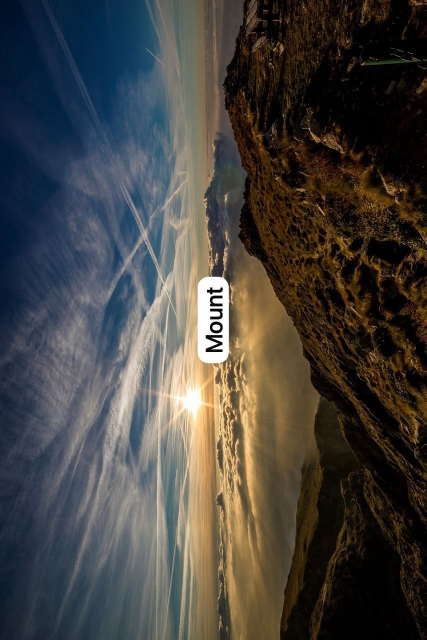
%> input picture Hybrid_JPEG_Compression/collection/image1.jpg, 853 x 1280 px (shown at 1/2 size); the run also reads 1 picture not shown here
$ octave untitled.m   (GNU Octave 9; MATLAB toolbox functions it lacks are replaced by stand-ins)
%> lines starting %> are read from the running program, lines starting %| are printed output that depends on the picture
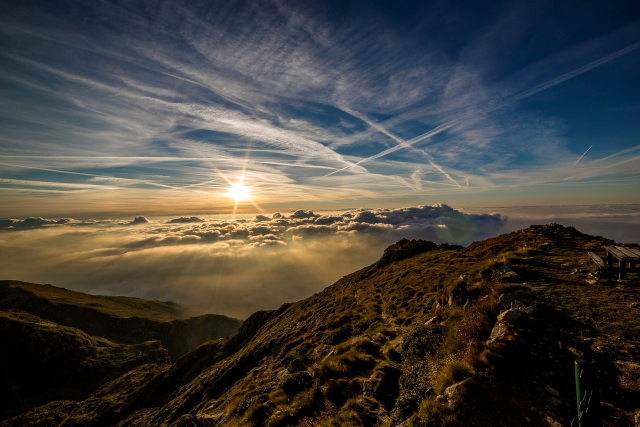
%> input picture Hybrid_JPEG_Compression/collection/image2.jpg, 1280 x 853 px (shown at 1/2 size)
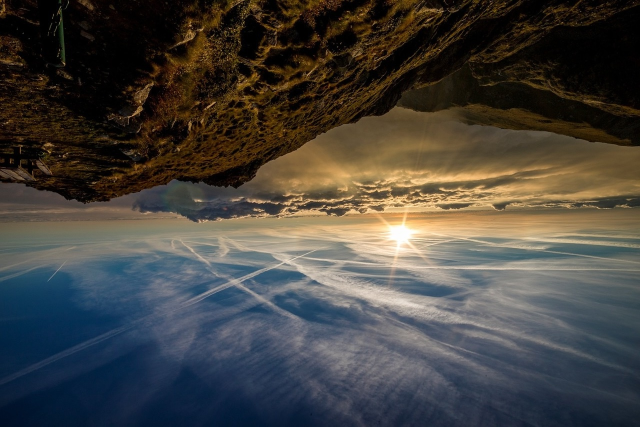
%> input picture Hybrid_JPEG_Compression/collection/image3.jpg, 1280 x 853 px (shown at 1/2 size)
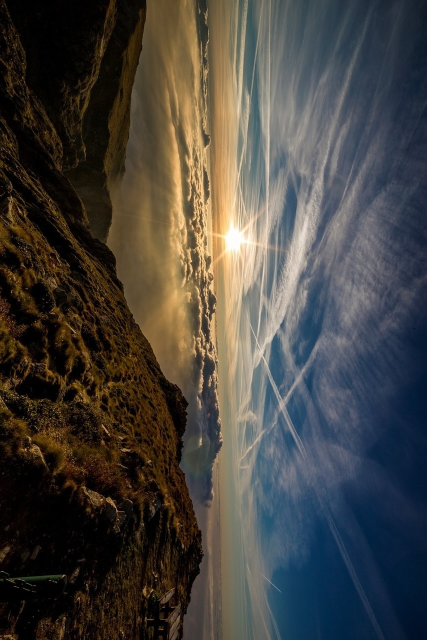
%> input picture Hybrid_JPEG_Compression/collection/image4.jpg, 853 x 1280 px (shown at 1/2 size)
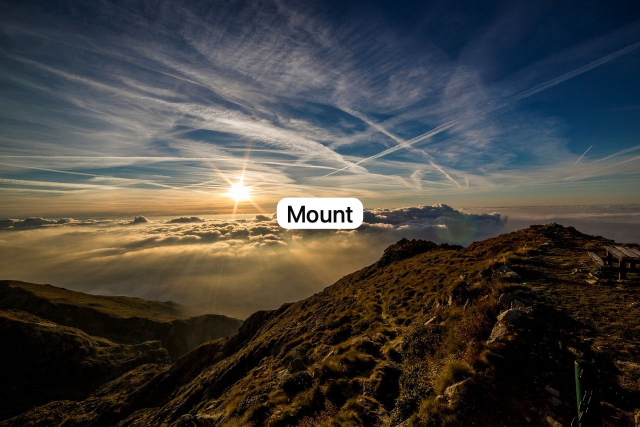
%> input picture Hybrid_JPEG_Compression/collection/image9.jpg, 1280 x 853 px (shown at 1/2 size)
% [95 lines of commented-out code are left out]
%> (the run ends here)
